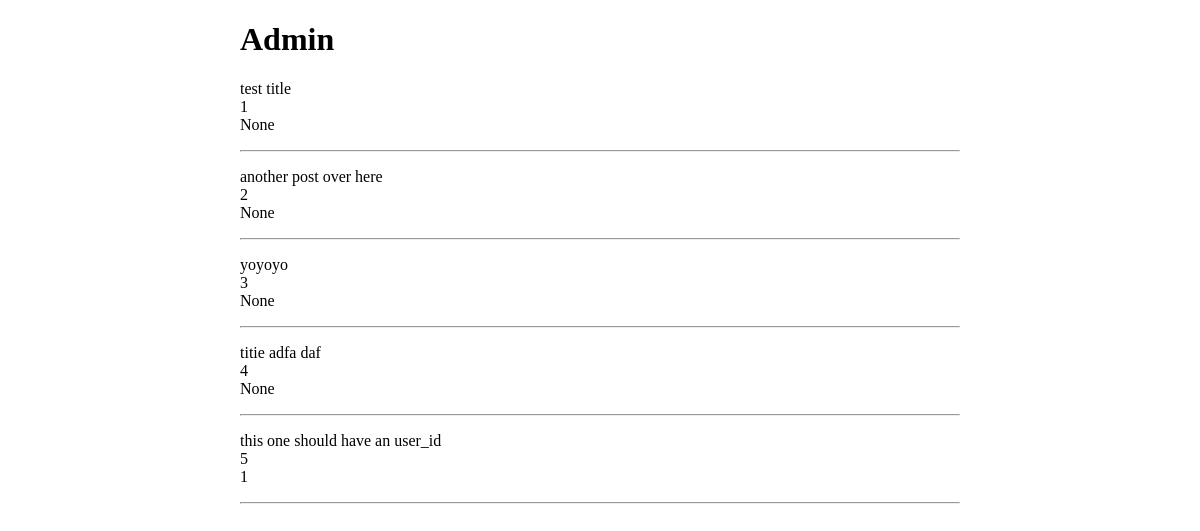
Screenshot of /admin/posts with the database file from the repository.
### app/models.py (models this page shows)
class Post(db.Model):
    id = db.Column(db.Integer(), primary_key=True)
    user_id = db.Column(db.Integer(), db.ForeignKey('user.id'))
    title = db.Column(db.String(140))
    description = db.Column(db.String(255))
    long_link = db.Column(db.String(500))
    short_link = db.Column(db.String(255))
    created_at = db.Column(db.DateTime)

### app/views/admin.py (the view)
@mod.route('/posts', methods=['GET'])
def admin_posts():
    posts = Post.query.all()
    return render_template('admin_posts.html', posts=posts)

### app/templates/admin_posts.html (shortened to what this page needs)
{% extends "layout/base.html" %}
{% block content %}
<h1>Admin</h1>
{% for post in posts %}
  <div>
    <p>{{ post.title }}<br>
    {{ post.id }}<br>
    {{ post.user_id }}</p>
  </div>
  <hr>
{% endfor %}
{% endblock %}

### app/templates/layout/base.html (shortened to what this page needs)
<!DOCTYPE html>
<html lang="en">
<head>
  <link href="http://adwhite.github.io/whiteboard/styles.css" rel="stylesheet">
  <link href="{{ url_for('static', filename='css/style.css')  }}" rel="stylesheet">
</head>
<body>
  <div class="app">
    {% block content %}{% endblock %}
  </div>
</body>
</html>

### app/static/css/style.css (style rules this page uses)
.app { max-width: 45em; margin: 0 auto; }

### rows the page displays
Post: title "test title", id "1", user_id "None"
Post: title "another post over here", id "2", user_id "None"
Post: title "yoyoyo", id "3", user_id "None"
Post: title "titie adfa daf", id "4", user_id "None"
Post: title "this one should have an user_id", id "5", user_id "1"
